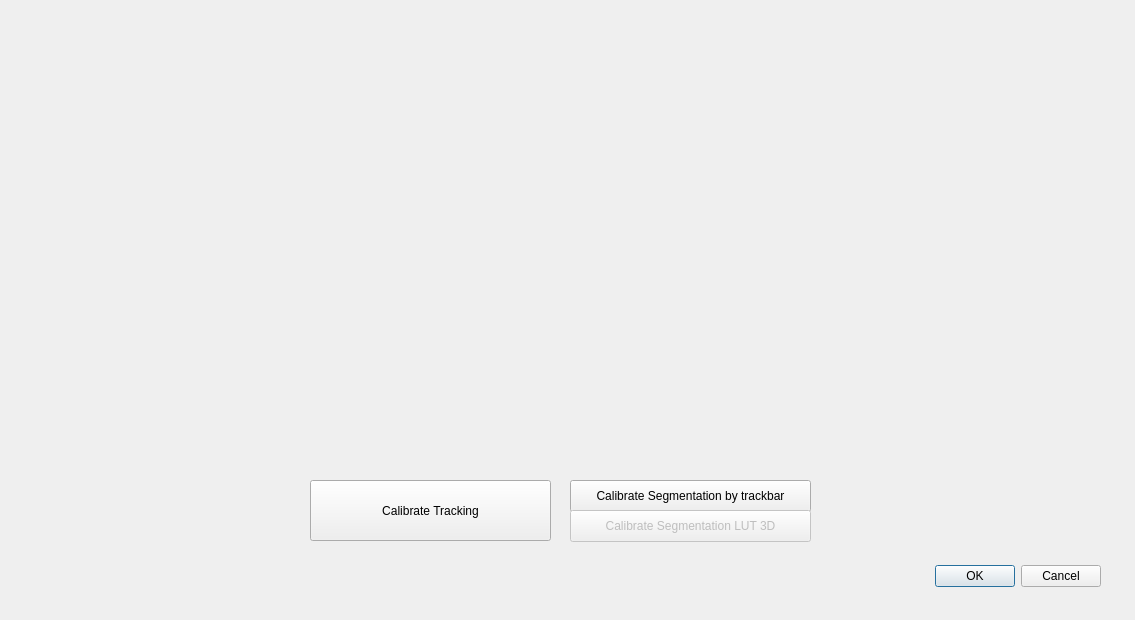
<?xml version="1.0" encoding="UTF-8"?>
<ui version="4.0">
 <class>VisionConfigDialog</class>
 <widget class="QDialog" name="VisionConfigDialog">
  <property name="geometry">
   <rect>
  <x>0</x>
  <y>0</y>
  <width>1135</width>
  <height>620</height>
   </rect>
  </property>
  <property name="windowTitle">
   <string>Dialog</string>
  </property>
  <widget class="QDialogButtonBox" name="buttonBox">
   <property name="geometry">
  <rect>
   <x>760</x>
   <y>560</y>
   <width>341</width>
   <height>32</height>
  </rect>
   </property>
   <property name="orientation">
  <enum>Qt::Horizontal</enum>
   </property>
   <property name="standardButtons">
  <set>QDialogButtonBox::Cancel|QDialogButtonBox::Ok</set>
   </property>
  </widget>
  <widget class="QPushButton" name="calibrateSegmentationPushButton">
   <property name="geometry">
  <rect>
   <x>570</x>
   <y>480</y>
   <width>241</width>
   <height>32</height>
  </rect>
   </property>
   <property name="text">
  <string>Calibrate Segmentation by trackbar</string>
   </property>
  </widget>
  <widget class="QPushButton" name="calibrateLUTPushButton">
   <property name="enabled">
  <bool>false</bool>
   </property>
   <property name="geometry">
  <rect>
   <x>570</x>
   <y>510</y>
   <width>241</width>
   <height>32</height>
  </rect>
   </property>
   <property name="text">
  <string>Calibrate Segmentation LUT 3D</string>
   </property>
  </widget>
  <widget class="QPushButton" name="calibrateTrackingPushButton">
   <property name="geometry">
  <rect>
   <x>310</x>
   <y>480</y>
   <width>241</width>
   <height>61</height>
  </rect>
   </property>
   <property name="text">
  <string>Calibrate Tracking</string>
   </property>
  </widget>
  <widget class="QLabel" name="projectionLabel">
   <property name="geometry">
  <rect>
   <x>50</x>
   <y>30</y>
   <width>510</width>
   <height>390</height>
  </rect>
   </property>
   <property name="text">
  <string/>
   </property>
  </widget>
  <widget class="QLabel" name="segmentationLabel">
   <property name="geometry">
  <rect>
   <x>600</x>
   <y>30</y>
   <width>510</width>
   <height>390</height>
  </rect>
   </property>
   <property name="text">
  <string/>
   </property>
  </widget>
 </widget>
 <resources/>
 <connections>
  <connection>
   <sender>buttonBox</sender>
   <signal>accepted()</signal>
   <receiver>VisionConfigDialog</receiver>
   <slot>accept()</slot>
   <hints>
  <hint type="sourcelabel">
   <x>248</x>
   <y>254</y>
  </hint>
  <hint type="destinationlabel">
   <x>157</x>
   <y>274</y>
  </hint>
   </hints>
  </connection>
  <connection>
   <sender>buttonBox</sender>
   <signal>rejected()</signal>
   <receiver>VisionConfigDialog</receiver>
   <slot>reject()</slot>
   <hints>
  <hint type="sourcelabel">
   <x>316</x>
   <y>260</y>
  </hint>
  <hint type="destinationlabel">
   <x>286</x>
   <y>274</y>
  </hint>
   </hints>
  </connection>
 </connections>
</ui>
